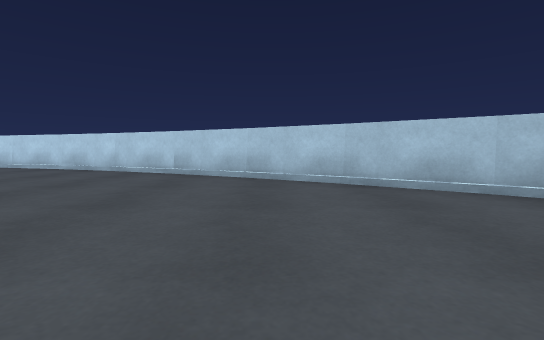
[1] (above)

21 first-person views from a walk through a Unity game level. The camera is 0.51 m above the floor, tilts 4° down and sees 85° across. The floor is counted in squares, 1 m on a side. Each view is taken from the middle of a square. On the plan, view 1 faces up. The plan holds only what a view shows up to about 9 squares ahead; the rest is blank. The place goes on beyond the plan. Some surface patterns are stand-ins.

[2]
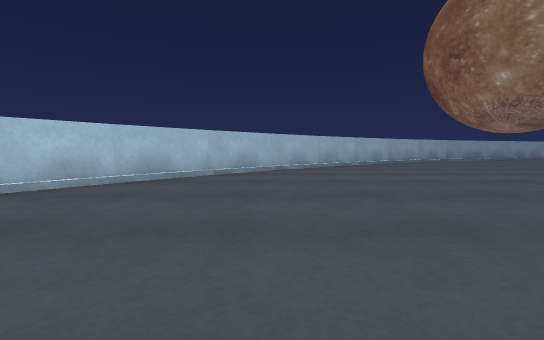

[3]
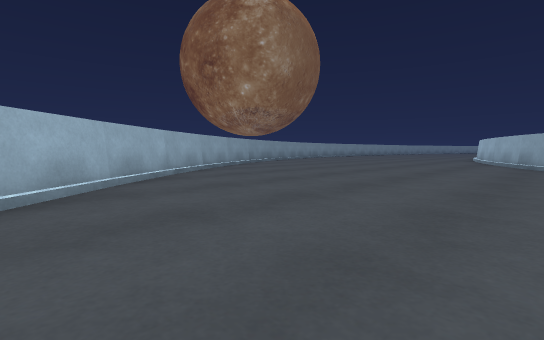

[4]
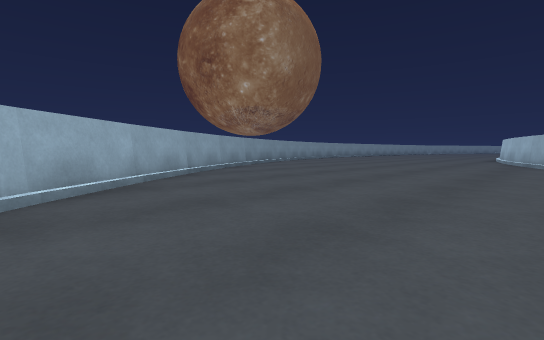

[5]
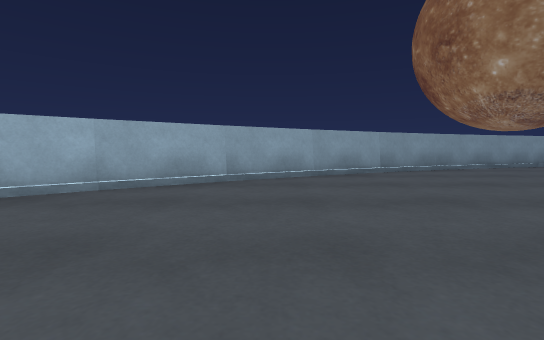

[6]
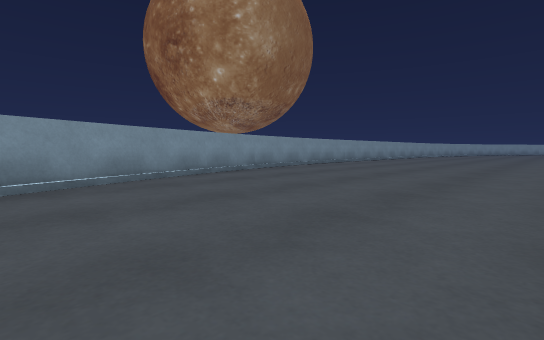

[7]
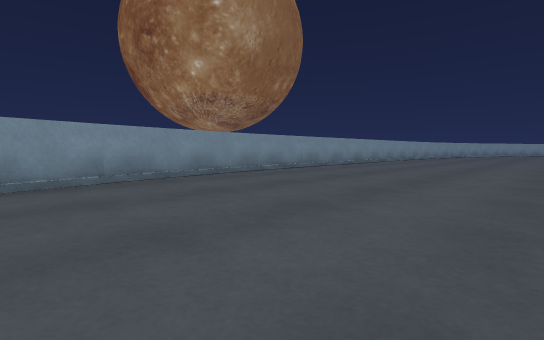

[8]
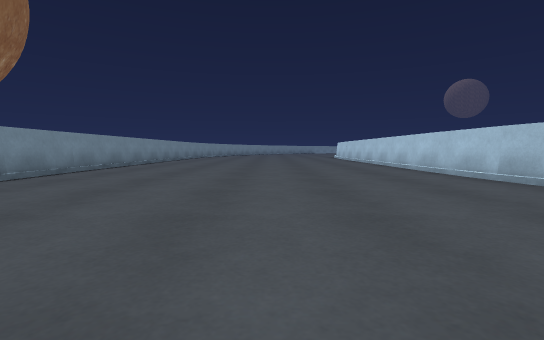

[9]
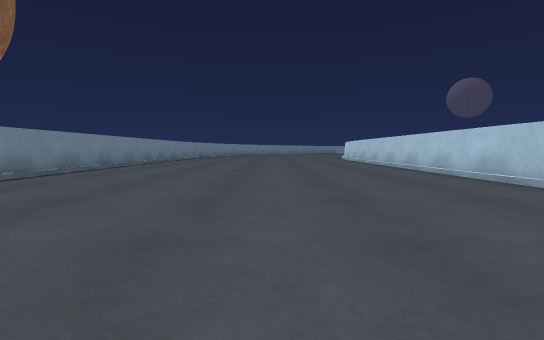

[10]
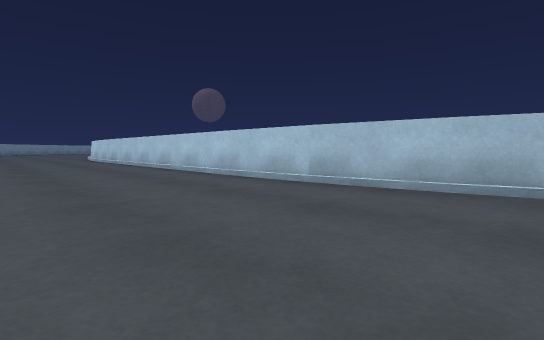

[11]
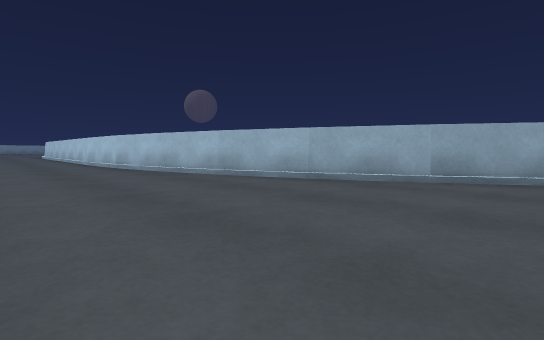

[12]
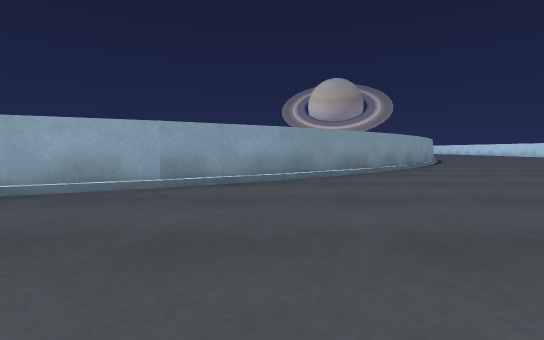

[13]
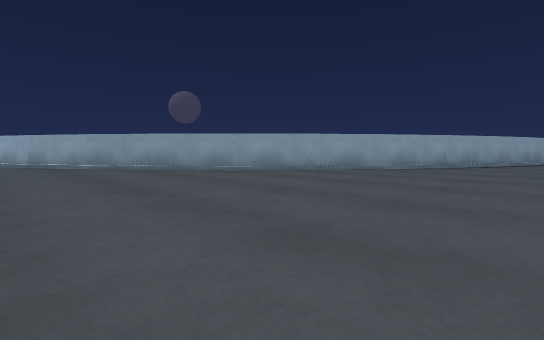

[14]
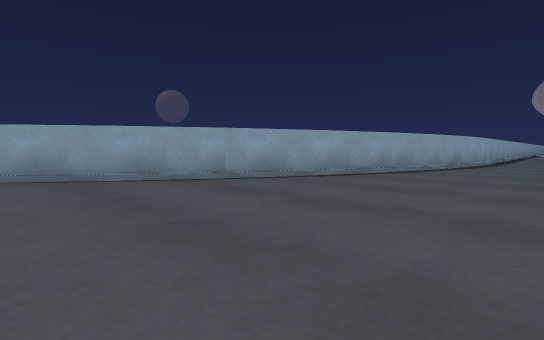

[15]
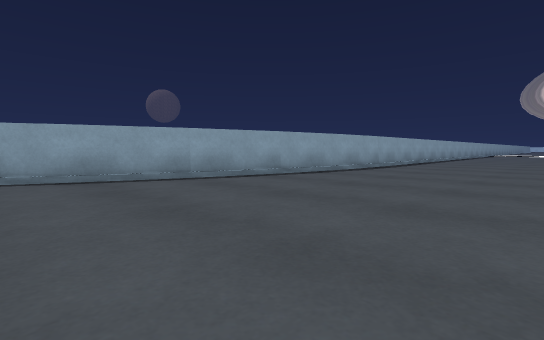

[16]
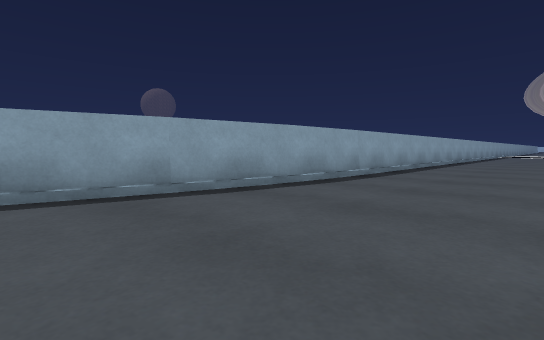

[17]
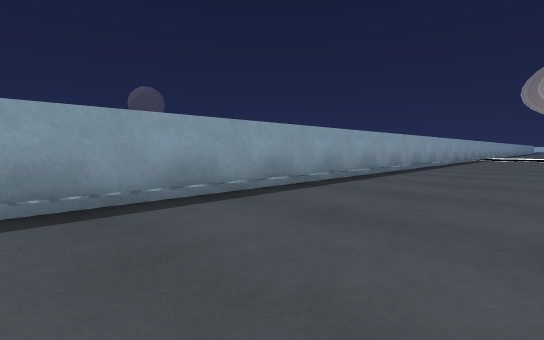

[18]
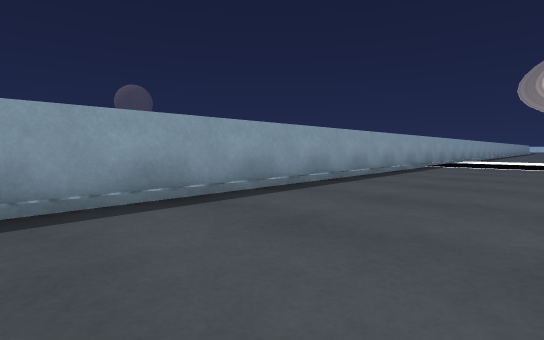

[19]
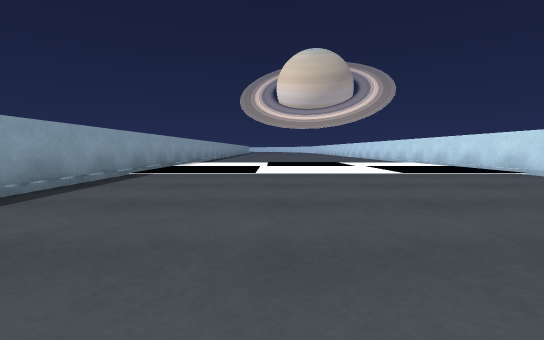

[20]
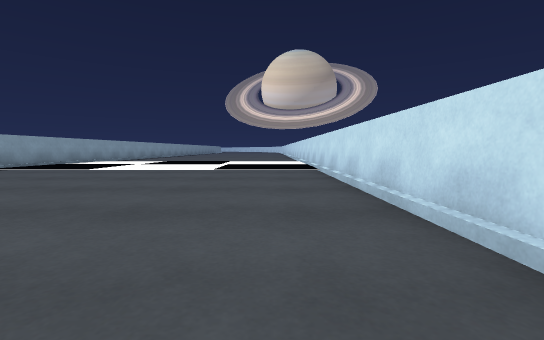

[21]
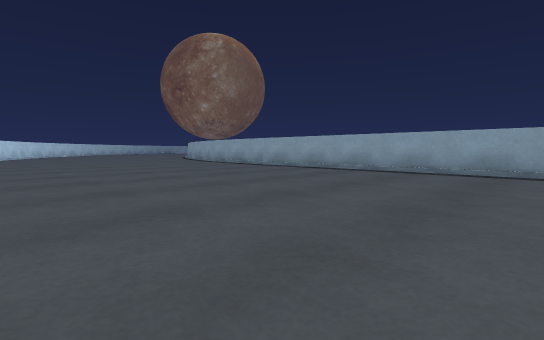

### Floor plan
Points are (right, up) in squares from view 1. A wall is a line through its corners. A room is listed if a view was taken in it or the views show most of it. See-through windows are left out.
Room 1 (views 1, 2, 3, 4, 5, 6, 7, 8, 9, 10, 11, 12, 13, 14, 15, 16, 17, 18, 19, 20, 21)
walls: (-5.2, -1.4) (-3.5, -2.4) (-1.9, -3.6); (-7, -0.5) (-5.1, -1.4); (-2, -3.5) (-0.5, -4.8) (0.8, -6.3) (2, -7.9); (-10.7, 0.6) (-8.8, 0.1) (-6.9, -0.6); (-12.7, 0.9) (-10.6, 0.6); (-0.3, 5.6) (-5.4, 7.9); (-5.5, 7.8) (-7.7, 8.5); (1.9, -7.8) (3, -9.6); (4.2, 2.3) (-0.4, 5.6); (5.4, 1) (4, 2.3); (2.9, -9.5) (3.8, -11.4); (3.8, -11.2) (4.5, -13.2); (9, -3.3) (5.5, 1.1); (4.4, -13.1) (4.9, -15.1); (10.8, -6.4) (8.8, -3.2); (4.9, -14.9) (5.2, -17); (5.3, -16.9) (5.3, -22.5); (12.8, -11.6) (10.8, -6.3); (-24.4, 9.3) (-33, 9.3); (13.5, -15.2) (12.6, -11.6); (13.6, -17.1) (13.4, -15.2); (-33.1, 1) (-12.5, 1); (13.6, -22.5) (13.6, -17)
low walls: (-4.7, -1.5) (-3.4, -2.3); (-12.4, 1) (-11.7, 0.9); (0.9, 4.5) (-1.5, 5.9); (1.1, -6.5) (2.1, -7.8); (3.3, 2.7) (2.5, 3.3); (2, -7.7) (2.5, -8.4); (4.7, 1.5) (3.6, 2.5); (7.6, -1.7) (5.7, 0.5); (8.8, -3.3) (7.6, -1.8); (4.9, -14.4) (5.1, -15); (5.1, -14.9) (5.2, -15.6); (11.1, -7.5) (9.7, -4.8); (5.2, -15.9) (5.3, -16.8); (12.1, -10.3) (11.9, -9.8); (13.1, -14.5) (13, -13.9)

Positions as (right, up) in squares from view 1, and headings:
1: (0, 0), facing up
2: (-2, 1), facing right
3: (2, 1), facing down-right
4: (3, 0), facing down-right
5: (4, -4), facing right
6: (7, -8), facing down-right
7: (8, -12), facing down-right
8: (9, -12), facing down
9: (9, -14), facing down
10: (9, -14), facing down-left
11: (8, -8), facing down-left
12: (7, -8), facing left
13: (4, 1), facing down-left
14: (-2, 3), facing down-left
15: (-6, 5), facing down-left
16: (-9, 4), facing down-left
17: (-15, 4), facing down-left
18: (-21, 4), facing down-left
19: (-24, 4), facing left
20: (-23, 8), facing left
21: (-22, 8), facing down-right
